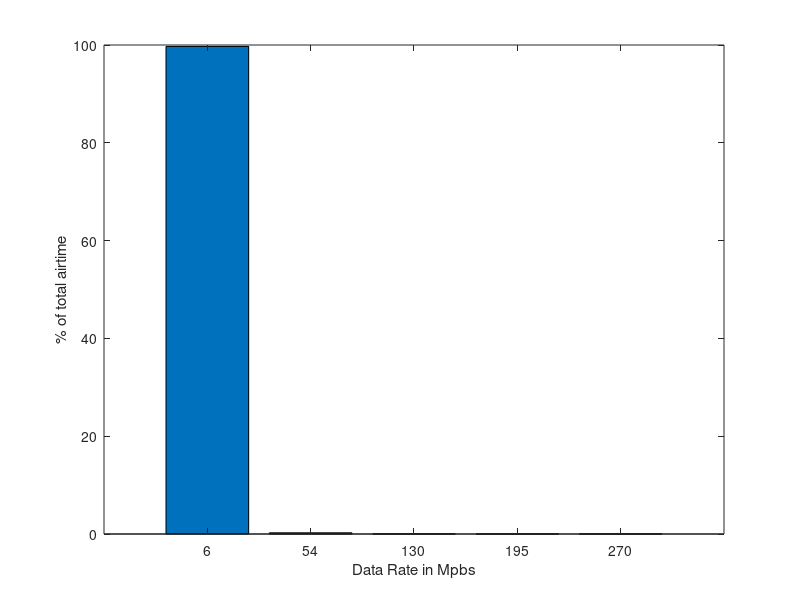

The MATLAB source for this figure:
% Data Rate
DR=[6,54,130,195,270];
% Sensitivity
RSS2=[-94,-79,-74,-71,-70];
RSS5=[-92,-79,-73,-70,-67];
% Transmission Power
P=20;
% Link Budget
L2=P-RSS2;
L5=P-RSS5;
% Distance
D2=power(10,(L2-40)/20);
D5=power(10,(L5-46.4)/20);
% Area Percentage
AP2=zeros(1,length(D2));
AP5=zeros(1,length(D5));
for i=1:1:length(D2)-1
    AP2(i)=(power(D2(i),2)-power(D2(i+1),2)) / power(D2(1),2);
end
AP2(length(D2))= power(D2(length(D2)),2) / power(D2(1),2);
 for i=1:1:length(D5)-1
    AP5(i)=(power(D5(i),2)-power(D5(i+1),2)) / power(D5(1),2);
end
AP5(length(D5))= power(D5(length(D5)),2) / power(D5(1),2);
% Number of User
Nu=100;
% Bit Period
Bp=1./DR;
% Air Time
AT2=zeros(1,5);
AT5=zeros(1,5);
for i=1:1:5;
AT2(i)=Nu*AP2(i)*Bp(i);
AT5(i)=Nu*AP5(i)*Bp(i);
end
% Total Air Time
TAT2=sum(AT2);
TAT5=sum(AT5);
% Airtime Percentage
AIRP2=AT2./TAT2;
AIRP5=AT5./TAT5;
% Chart
bar(AIRP2.*100);
set(gca,'xticklabel',DR);
xlabel('Data Rate in Mpbs');
ylabel('% of total airtime');

